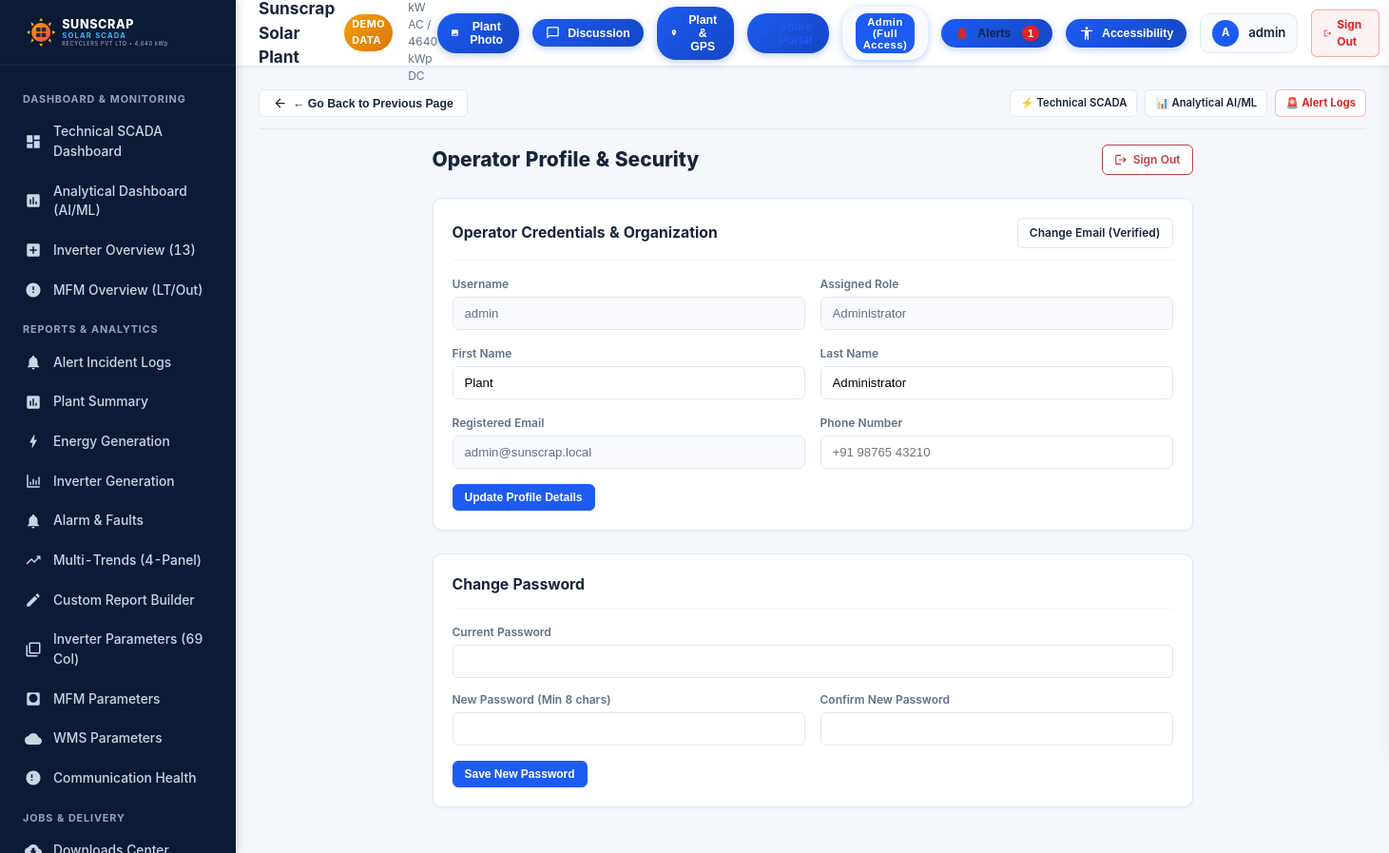
The page /profile (signed in) on the database as committed earlier.
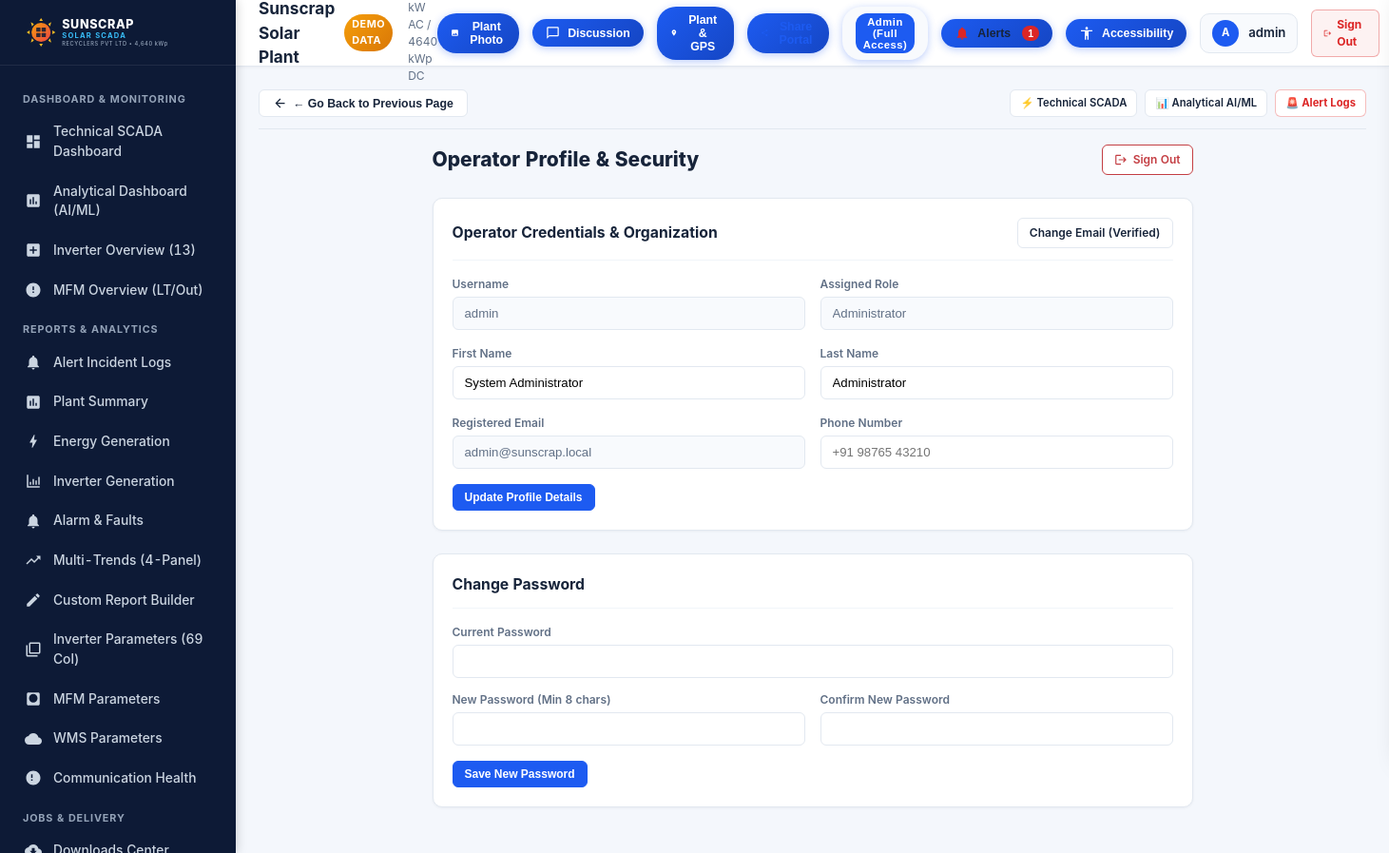
The same page on the database as committed later.
### apps/accounts/models.py (models this page shows, shortened)
class User(AbstractUser):
    role = models.CharField(
        max_length=20,
        choices=UserRole.choices,
        default=UserRole.ADMINISTRATOR,
        help_text="Role-based access: Developer, Administrator, Plant Owner, or Third-Party Viewer"
    )
    phone = models.CharField(max_length=20, blank=True, null=True)
    organization = models.CharField(max_length=150, default="Sunscrap Recyclers PVT LTD")
    email_verified = models.BooleanField(default=True)
    created_at = models.DateTimeField(auto_now_add=True)
    updated_at = models.DateTimeField(auto_now=True)

### apps/accounts/views.py (the view, shortened to what this page needs)
# urls.py: path('profile', views.profile_view, name='profile'),
@login_required
def profile_view(request):
    return render(request, 'accounts/profile.html', {'user': request.user})

### templates/accounts/profile.html (shortened to what the changed rows need)
{% extends 'base.html' %}
{% block content %}
<div style="max-width: 800px; margin: 0 auto;">
    <div style="display: flex; align-items: center; justify-content: space-between; margin-bottom: 24px;">
        <h1 style="font-size: 1.4rem; font-weight: 800; color: var(--text-main);">Operator Profile & Security</h1>
    </div>
    <div class="card">
        <div class="card-header">
            <h2 class="card-title">Operator Credentials & Organization</h2>
        </div>
        <form method="POST">
            <div style="display: grid; grid-template-columns: 1fr 1fr; gap: 16px; margin-bottom: 16px;">
                <div>
                    <label style="display:block; font-size:0.8rem; font-weight:600; color:var(--text-muted); margin-bottom:4px;">Username</label>
                    <input type="text" value="{{ user.username }}" disabled style="width:100%; padding:9px 12px; background:var(--surface-alt); border:1px solid var(--border); border-radius:var(--radius-sm); font-size:0.88rem; color:var(--text-muted);">
                </div>
                <div>
                    <label style="display:block; font-size:0.8rem; font-weight:600; color:var(--text-muted); margin-bottom:4px;">Assigned Role</label>
                    <input type="text" value="{{ user.get_role_display }}" disabled style="width:100%; padding:9px 12px; background:var(--surface-alt); border:1px solid var(--border); border-radius:var(--radius-sm); font-size:0.88rem; color:var(--text-muted);">
                </div>
                <div>
                    <label style="display:block; font-size:0.8rem; font-weight:600; color:var(--text-muted); margin-bottom:4px;">First Name</label>
                    <input type="text" name="first_name" value="{{ user.first_name }}" style="width:100%; padding:9px 12px; border:1px solid var(--border); border-radius:var(--radius-sm); font-size:0.88rem;">
                </div>
                <div>
                    <label style="display:block; font-size:0.8rem; font-weight:600; color:var(--text-muted); margin-bottom:4px;">Last Name</label>
                    <input type="text" name="last_name" value="{{ user.last_name }}" style="width:100%; padding:9px 12px; border:1px solid var(--border); border-radius:var(--radius-sm); font-size:0.88rem;">
                </div>
                <div>
                    <label style="display:block; font-size:0.8rem; font-weight:600; color:var(--text-muted); margin-bottom:4px;">Registered Email</label>
                    <input type="email" value="{{ user.email }}" disabled style="width:100%; padding:9px 12px; background:var(--surface-alt); border:1px solid var(--border); border-radius:var(--radius-sm); font-size:0.88rem; color:var(--text-muted);">
                </div>
            </div>
        </form>
    </div>
    <div class="card">
        <div class="card-header">
            <h2 class="card-title">Change Password</h2>
        </div>
    </div>
</div>
{% endblock %}

### templates/base.html (shortened to what the changed rows need)
{% load static %}
<!DOCTYPE html>
<html lang="en">
<head>
    <link rel="stylesheet" href="{% static 'css/theme.css' %}">
</head>
<body>
<div class="app-container">
    <main class="app-main">
        <header class="app-header">
            <div class="header-right">
                <a href="{% url 'profile' %}" class="user-profile-badge" title="Active workstation profile">
                    <div class="user-avatar" id="header-user-avatar">{{ request.user.username|default:"A"|make_list|first|upper }}</div>
                    <span id="header-username-display">{{ request.user.username|default:"admin" }}</span>
                </a>
            </div>
        </header>
        <div class="app-content">
            {% block content %}
            {% endblock %}
        </div>
    </main>
</div>
</body>
</html>

Rows that differ between the two databases and show on the page:
changed User "admin": first_name "Plant" → "System Administrator"
